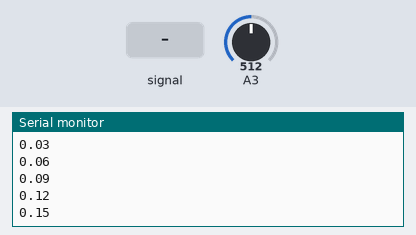
This sketch was run on a simulated Arduino Nano, built with avr-gcc and run on an emulated ATmega328P. Parts: the last lines printed to the serial monitor. The test bench sets the inputs (shaded band); at power-on: A3 = 512.

Above: at 1.2 s.
1.3 s: A3 fed a 200 Hz sine of ±460 counts around its level
At 1.97 s:
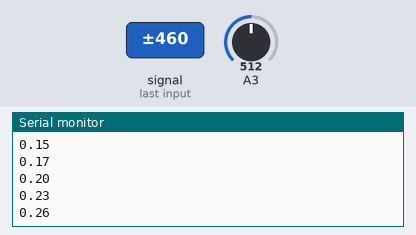
2.8 s: A3 set to 716
At 2.97 s:
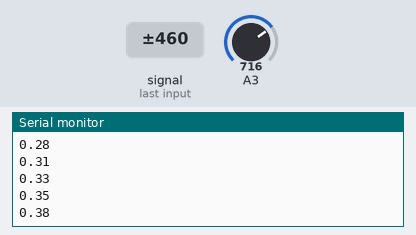
4.3 s: A3 set to 900
At 4.38 s:
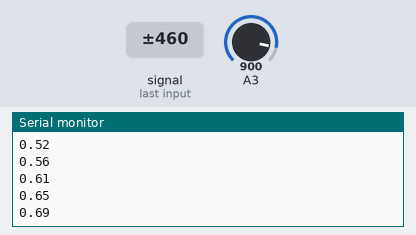
Timing chart, 0 to 7.3 s (numbered marks = the images above; inputs shaded):
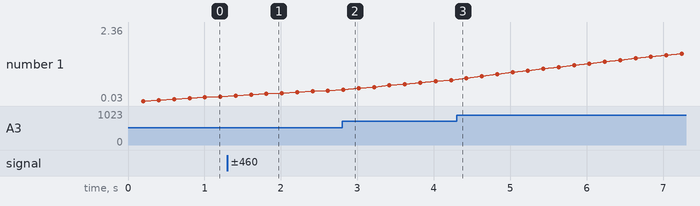

The sketch:

TestPump.ino
```cpp
#include <Wire.h>
#include <RTClib.h>
#include <SD.h>

RTC_DS3231 RTC;


//The purpose of this code is to test if the Pump works as expected or not. When you run this code, both of the pumps will start from 0% duty cycle (fully off)  until 100 % duty cycle (completely on).
//What that means is that both pumps will start from the smallest flow rate 0.0 LPM to its maximum flow rate depending on the Pump's characteristic ( usually 2 LPM).
//You should expect an increased of pump noise level.

float a = 0;

float TARGET_FLOW = 4.0;
float avgFlow = 0;

void setup() {
  Serial.begin(9600);
  pinMode(A6, OUTPUT);
  Wire.begin();
  RTC.begin();
}

void writePumpA(float p) {
  p = max(p, 0);
  p = min(1, p);
  uint8_t power = p * 255;
  analogWrite(A6, power);
}

void Return_Flow_Rate() {
  float curFlow = 0;
  uint16_t sensorvalue = 0;

  sensorvalue = analogRead(A3);
  float Vo = sensorvalue * (3.3 / 1023.0);

  //This is for 0 -10 SLPM Flow sensor
  //curFlow = 2.5*(1.5*Vo - 1.24);
  //This is for 0 -5 SLPM Flow sensor
  curFlow = 1.25*(1.5*Vo - 1.24);
  avgFlow += (curFlow - avgFlow) / 50000;

}


void loop() {

  static float pwmhigh = 0.5; // For 0.6 LPM
  //The reason to set pwmhigh and pwmlow is to start with a initial value for the feedback loop to either add up the error or subtract the error, reaching the desire power output -> desire flowrate.

  for(uint32_t i = 0; i < 1000; i++)
  {
    delayMicroseconds(10);
    Return_Flow_Rate();
  }
  Serial.println(avgFlow);

  if (millis() >= 0) {
    float errorHigh = TARGET_FLOW - avgFlow;
    pwmhigh = max(pwmhigh, 0); // For pwmhigh < 0
    pwmhigh = min(1, pwmhigh); // For pwmhigh > 1
    pwmhigh += errorHigh / 100;
    // 100 is a time constant that tells us how precise do we want to get to the desire flow rate/ power output.
    writePumpA(pwmhigh);
  }


}
```

Measured:
- after the input at 1.3 s, the serial monitor: prints a new line after 0.51 s (image 1)
- plotted number 1: 0.35 → 0.69 after the input at 2.8 s, 0.69 → 2.36 after the input at 4.3 s
